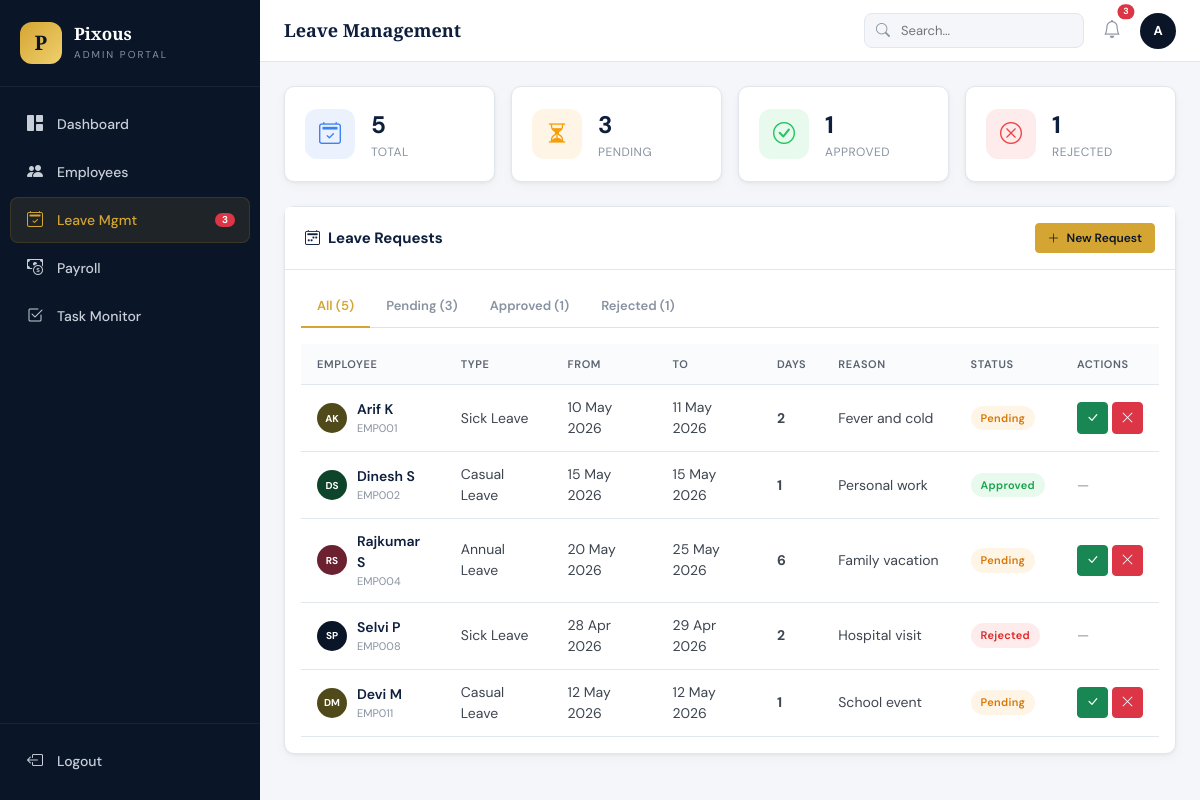
Screenshot of /leaves (signed in) with the database file from the repository.
### tables this page shows
CREATE TABLE `leave_requests` (
    `id`           INT AUTO_INCREMENT PRIMARY KEY,
    `employee_id`  INT NOT NULL,
    `leave_type_id`INT NOT NULL,
    `date_from`    DATE NOT NULL,
    `date_to`      DATE NOT NULL,
    `days`         INT NOT NULL DEFAULT 1,
    `reason`       TEXT NOT NULL,
    `status`       ENUM('pending','approved','rejected') NOT NULL DEFAULT 'pending',
    `approved_by`  INT DEFAULT NULL,
    `remarks`      TEXT DEFAULT NULL,
    `applied_on`   DATETIME NOT NULL DEFAULT CURRENT_TIMESTAMP,
    `updated_at`   DATETIME NOT NULL DEFAULT CURRENT_TIMESTAMP ON UPDATE CURRENT_TIMESTAMP,
    FOREIGN KEY (`employee_id`)   REFERENCES `employees`(`id`)   ON DELETE CASCADE,
    FOREIGN KEY (`leave_type_id`) REFERENCES `leave_types`(`id`) ON DELETE CASCADE,
    FOREIGN KEY (`approved_by`)   REFERENCES `users`(`id`)       ON DELETE SET NULL,
    INDEX `idx_status` (`status`),
    INDEX `idx_employee` (`employee_id`)
);

CREATE TABLE `employees` (
    `id`              INT AUTO_INCREMENT PRIMARY KEY,
    `emp_code`        VARCHAR(20)  NOT NULL UNIQUE,
    `name`            VARCHAR(100) NOT NULL,
    `father_name`     VARCHAR(100) DEFAULT NULL,
    `gender`          ENUM('Male','Female','Other') NOT NULL DEFAULT 'Male',
    `marital_status`  ENUM('Married','Unmarried') NOT NULL DEFAULT 'Unmarried',
    `dob`             DATE DEFAULT NULL,
    `doj`             DATE DEFAULT NULL,
    `department_id`   INT DEFAULT NULL,
    `designation_id`  INT DEFAULT NULL,
    `qualification`   VARCHAR(100) DEFAULT NULL,
    `experience`      VARCHAR(50)  DEFAULT NULL,
    `mobile`          VARCHAR(15)  NOT NULL,
    `email`           VARCHAR(100) DEFAULT NULL,
    `address`         TEXT DEFAULT NULL,
    `pan`             VARCHAR(20)  DEFAULT NULL,
    `aadhar`          VARCHAR(20)  DEFAULT NULL,
    `uan`             VARCHAR(30)  DEFAULT NULL,
    `esi_no`          VARCHAR(30)  DEFAULT NULL,
    `bank_name`       VARCHAR(100) DEFAULT NULL,
    `bank_account`    VARCHAR(30)  DEFAULT NULL,
    `bank_ifsc`       VARCHAR(20)  DEFAULT NULL,
    `salary`          DECIMAL(12,2) NOT NULL DEFAULT 0.00,
    `photo`           VARCHAR(255) DEFAULT NULL,
    `status`          ENUM('active','inactive') NOT NULL DEFAULT 'active',
    `nominee_name`    VARCHAR(100) DEFAULT NULL,
    `nominee_relation`VARCHAR(50)  DEFAULT NULL,
    `nominee_address` TEXT DEFAULT NULL,
    `created_at`      DATETIME NOT NULL DEFAULT CURRENT_TIMESTAMP,
    `updated_at`      DATETIME NOT NULL DEFAULT CURRENT_TIMESTAMP ON UPDATE CURRENT_TIMESTAMP,
    FOREIGN KEY (`department_id`)  REFERENCES `departments`(`id`)  ON DELETE SET NULL,
    FOREIGN KEY (`designation_id`) REFERENCES `designations`(`id`) ON DELETE SET NULL,
    INDEX `idx_status` (`status`),
    INDEX `idx_emp_code` (`emp_code`)
);

CREATE TABLE `leave_types` (
    `id`           INT AUTO_INCREMENT PRIMARY KEY,
    `name`         VARCHAR(50) NOT NULL UNIQUE,
    `days_allowed` INT NOT NULL DEFAULT 12
);

### controllers/LeaveController.php (called while the page is built, shortened)
<?php
class LeaveController
{
    private LeaveRequest $model;
    public function __construct()
    {
        $this->model = new LeaveRequest();
    }
    public function index(): void
    {
        $filters = [
            'status' => sanitize($_GET['status'] ?? ''),
            'search' => sanitize($_GET['search'] ?? ''),
        ];
        $page = max(1, sanitizeInt($_GET['pg'] ?? 1));
        $result      = $this->model->getAll($filters, $page);
        $leaves      = $result['data'];
        $counts      = $this->model->countByStatus();
        require __DIR__ . '/../views/leaves/index.php';
    }
}

### index.php (called while the page is built, shortened)
<?php
require_once __DIR__ . '/config/database.php';
require_once __DIR__ . '/helpers/functions.php';
require_once __DIR__ . '/models/BaseModel.php';
require_once __DIR__ . '/models/LeaveRequest.php';
require_once __DIR__ . '/controllers/LeaveController.php';
$page   = sanitize($_GET['page']   ?? 'dashboard');
$action = sanitize($_GET['action'] ?? 'index');
$routes = [
    'auth'      => ['login' => 'login', 'logout' => 'logout'],
    'dashboard' => ['index' => 'index'],
    'employees' => ['index' => 'index', 'create' => 'create', 'edit' => 'edit', 'view' => 'view', 'delete' => 'delete', 'toggle-status' => 'toggleStatus'],
    'leaves'    => ['index' => 'index', 'store' => 'store', 'approve' => 'approve', 'delete' => 'delete'],
    'payroll'   => ['index' => 'index', 'generate' => 'generate', 'payslip' => 'payslip'],
    'tasks'     => ['index' => 'index', 'store' => 'store', 'update' => 'update', 'delete' => 'delete'],
];
$method          = $routes[$page][$action];
$controller      = new $controllerClass();
$controller->$method();

### config/database.php (called while the page is built, shortened)
<?php
class Database
{
    private static ?Database $instance = null;
    private ?PDO $pdo = null;
    private string $host   = 'localhost';
    private string $dbname = 'pixous_hr';
    private string $user   = 'root';
    private string $pass   = '';
    private function __construct()
    {
        try {
            $dsn = "mysql:host={$this->host};dbname={$this->dbname};charset=utf8mb4";
            $this->pdo = new PDO($dsn, $this->user, $this->pass, [
                PDO::ATTR_ERRMODE            => PDO::ERRMODE_EXCEPTION,
                PDO::ATTR_DEFAULT_FETCH_MODE => PDO::FETCH_ASSOC,
                PDO::ATTR_EMULATE_PREPARES   => false,
            ]);
        } catch (PDOException $e) {
            error_log("DB Connection Error: " . $e->getMessage());
            die("Database connection failed. Please check your configuration.");
        }
    }
    public static function getInstance(): Database
    {
        if (self::$instance === null) {
            self::$instance = new self();
        }
        return self::$instance;
    }
    public function getConnection(): PDO
    {
        return $this->pdo;
    }
}

### models/BaseModel.php (called while the page is built)
<?php
class BaseModel
{
    protected PDO $db;
    public function __construct()
    {
        $this->db = Database::getInstance()->getConnection();
    }
    protected function paginate(string $query, array $params, int $page, int $perPage = PER_PAGE): array
    {
        $countQuery = preg_replace('/SELECT .+? FROM/i', 'SELECT COUNT(*) as total FROM', $query);
        $countQuery = preg_replace('/ORDER BY .+$/i', '', $countQuery);
        $stmt = $this->db->prepare($countQuery);
        $stmt->execute($params);
        $total = (int) $stmt->fetchColumn();
        $offset = ($page - 1) * $perPage;
        $query .= " LIMIT {$perPage} OFFSET {$offset}";
        $stmt = $this->db->prepare($query);
        $stmt->execute($params);
        return [
            'data'       => $stmt->fetchAll(),
            'total'      => $total,
            'page'       => $page,
            'per_page'   => $perPage,
            'total_pages'=> max(1, (int) ceil($total / $perPage)),
        ];
    }
}

### models/LeaveRequest.php (called while the page is built, shortened)
<?php
class LeaveRequest extends BaseModel
{
    public function getAll(array $filters = [], int $page = 1): array
    {
        $where  = [];
        $params = [];
        $whereSQL = $where ? 'WHERE ' . implode(' AND ', $where) : '';
        $query = "SELECT lr.*, e.name AS employee_name, e.emp_code, lt.name AS leave_type,
                         d.name AS department_name
                  FROM leave_requests lr
                  JOIN employees e    ON lr.employee_id  = e.id
                  JOIN leave_types lt ON lr.leave_type_id = lt.id
                  LEFT JOIN departments d ON e.department_id = d.id
                  {$whereSQL}
                  ORDER BY lr.applied_on DESC";
        return $this->paginate($query, $params, $page);
    }
    public function countByStatus(): array
    {
        $stmt   = $this->db->query("SELECT status, COUNT(*) as cnt FROM leave_requests GROUP BY status");
        $result = ['pending' => 0, 'approved' => 0, 'rejected' => 0, 'total' => 0];
        foreach ($stmt->fetchAll() as $row) {
            $result[$row['status']] = (int) $row['cnt'];
            $result['total'] += (int) $row['cnt'];
        }
        return $result;
    }
}

### helpers/functions.php (called while the page is built, shortened)
<?php
function e(string $str): string
{
    return htmlspecialchars($str, ENT_QUOTES | ENT_HTML5, 'UTF-8');
}
function sanitize(string $str): string
{
    return htmlspecialchars(strip_tags(trim($str)), ENT_QUOTES | ENT_HTML5, 'UTF-8');
}
function sanitizeInt($val): int
{
    return (int) filter_var($val, FILTER_SANITIZE_NUMBER_INT);
}
function url(string $path = ''): string
{
    return rtrim(BASE_URL, '/') . '/' . ltrim($path, '/');
}
function formatDate(string $date): string
{
    return date('d M Y', strtotime($date));
}
function initials(string $name): string
{
    $words = explode(' ', trim($name));
    $init  = strtoupper($words[0][0] ?? '');
    if (count($words) > 1) {
        $init .= strtoupper(end($words)[0] ?? '');
    }
    return $init;
}
function avatarColor(string $name): string
{
    $colors = ['#0a1628','#0e4429','#6b2130','#2d1a50','#504a1a','#1a3950','#501a3a','#1a5038'];
    $hash   = crc32($name);
    return $colors[abs($hash) % count($colors)];
}

### views/leaves/index.php (the view, shortened to what this page needs)
<?php
require __DIR__ . '/../layouts/header.php';
$sf = $_GET['status'] ?? '';
?>
<div class="row g-3 mb-4">
    <div class="col-md-3 col-6">
        <div class="stat-card"><div class="stat-icon bg-primary-soft"><i class="bi bi-calendar2-check"></i></div>
        <div><p class="stat-value"><?= $counts['total'] ?></p><p class="stat-label">Total</p></div></div>
    </div>
    <div class="col-md-3 col-6">
        <div class="stat-card"><div class="stat-icon bg-warning-soft"><i class="bi bi-hourglass-split"></i></div>
        <div><p class="stat-value"><?= $counts['pending'] ?></p><p class="stat-label">Pending</p></div></div>
    </div>
    <div class="col-md-3 col-6">
        <div class="stat-card"><div class="stat-icon bg-success-soft"><i class="bi bi-check-circle"></i></div>
        <div><p class="stat-value"><?= $counts['approved'] ?></p><p class="stat-label">Approved</p></div></div>
    </div>
    <div class="col-md-3 col-6">
        <div class="stat-card"><div class="stat-icon bg-danger-soft"><i class="bi bi-x-circle"></i></div>
        <div><p class="stat-value"><?= $counts['rejected'] ?></p><p class="stat-label">Rejected</p></div></div>
    </div>
</div>
<div class="card">
    <div class="card-header">
        <h6><i class="bi bi-calendar2-week me-2"></i>Leave Requests</h6>
        <button class="btn btn-gold btn-sm" data-bs-toggle="modal" data-bs-target="#leaveModal">
            <i class="bi bi-plus-lg me-1"></i> New Request
        </button>
    </div>
    <div class="card-body">
        <ul class="nav nav-tabs nav-tabs-filter mb-3">
            <li class="nav-item"><a class="nav-link <?= empty($sf)?'active':'' ?>" href="<?= url('leaves') ?>">All (<?= $counts['total'] ?>)</a></li>
            <li class="nav-item"><a class="nav-link <?= $sf==='pending'?'active':'' ?>" href="<?= url('leaves&status=pending') ?>">Pending (<?= $counts['pending'] ?>)</a></li>
            <li class="nav-item"><a class="nav-link <?= $sf==='approved'?'active':'' ?>" href="<?= url('leaves&status=approved') ?>">Approved (<?= $counts['approved'] ?>)</a></li>
            <li class="nav-item"><a class="nav-link <?= $sf==='rejected'?'active':'' ?>" href="<?= url('leaves&status=rejected') ?>">Rejected (<?= $counts['rejected'] ?>)</a></li>
        </ul>
        <div class="table-responsive">
            <table class="table table-hover mb-0">
                <thead>
                    <tr><th>Employee</th><th>Type</th><th>From</th><th>To</th><th>Days</th><th>Reason</th><th>Status</th><th>Actions</th></tr>
                </thead>
                <tbody>
                <?php foreach ($leaves as $lv): ?>
                <tr>
                    <td>
                        <div class="emp-cell">
                            <div class="avatar-circle" style="background:<?= avatarColor($lv['employee_name']) ?>;width:30px;height:30px;font-size:10px">
                                <?= initials($lv['employee_name']) ?>
                            </div>
                            <div>
                                <span class="name"><?= e($lv['employee_name']) ?></span>
                                <div class="sub"><?= e($lv['emp_code']) ?></div>
                            </div>
                        </div>
                    </td>
                    <td><?= e($lv['leave_type']) ?></td>
                    <td><?= formatDate($lv['date_from']) ?></td>
                    <td><?= formatDate($lv['date_to']) ?></td>
                    <td><strong><?= $lv['days'] ?></strong></td>
                    <td style="max-width:180px;overflow:hidden;text-overflow:ellipsis;white-space:nowrap" title="<?= e($lv['reason']) ?>">
                        <?= e($lv['reason']) ?>
                    </td>
                    <td><span class="badge-status badge-<?= e($lv['status']) ?>"><?= ucfirst(e($lv['status'])) ?></span></td>
                    <td>
                        <?php if ($lv['status'] === 'pending'): ?>
                        <div class="action-btns">
                            <form id="approve-<?= $lv['id'] ?>" method="POST" action="<?= url('leaves/approve') ?>" class="d-inline">
                                <button type="button" class="btn btn-success btn-sm" title="Approve"
                                        onclick="confirmLeaveAction('approve-<?= $lv['id'] ?>','approved')">
                                    <i class="bi bi-check-lg"></i>
                                </button>
                            </form>
                            <form id="reject-<?= $lv['id'] ?>" method="POST" action="<?= url('leaves/approve') ?>" class="d-inline">
                                <button type="button" class="btn btn-danger btn-sm" title="Reject"
                                        onclick="confirmLeaveAction('reject-<?= $lv['id'] ?>','rejected')">
                                    <i class="bi bi-x-lg"></i>
                                </button>
                            </form>
                        </div>
                        <?php else: ?>
                        <span class="text-muted">—</span>
                        <?php endif; ?>
                    </td>
                </tr>
                <?php endforeach; ?>
                </tbody>
            </table>
        </div>
    </div>
</div>
<?php require __DIR__ . '/../layouts/footer.php'; ?>

### rows the page displays
leave_requests: id "5", employee.name "DM", employee.name "Devi M", employee.emp_code "EMP011", leave_type.name "Casual Leave", date_from "12 May 2026", date_to "12 May 2026", days "1", reason "School event", status "Pending"
leave_requests: employee.name "AK", employee.name "Arif K", employee.emp_code "EMP001", leave_type.name "Sick Leave", date_from "10 May 2026", date_to "11 May 2026", days "2", reason "Fever and cold", status "Pending"
leave_requests: employee.name "DS", employee.name "Dinesh S", employee.emp_code "EMP002", leave_type.name "Casual Leave", date_from "15 May 2026", date_to "15 May 2026", days "1", reason "Personal work", status "Approved"
leave_requests: employee.name "RS", employee.name "Rajkumar S", employee.emp_code "EMP004", leave_type.name "Annual Leave", date_from "20 May 2026", date_to "25 May 2026", days "6", reason "Family vacation", status "Pending"
leave_requests: employee.name "SP", employee.name "Selvi P", employee.emp_code "EMP008", leave_type.name "Sick Leave", date_from "28 Apr 2026", date_to "29 Apr 2026", days "2", reason "Hospital visit", status "Rejected"

### other values shown
$nav['label'] "Dashboard"
$nav['label'] "Employees"
$nav['label'] "Leave Mgmt"
$nav['badge'] "3"
$nav['label'] "Payroll"
$nav['label'] "Task Monitor"
$pageTitle "Leave Management"
$pendingLeaveCount "3"
initials(currentUser()['full_name'] ?? 'AD') "A"
$counts['pending'] "3"
$counts['approved'] "1"
$counts['rejected'] "1"
